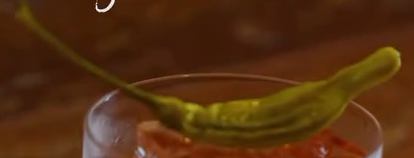
#> input picture references/crops/somma-pepper-detail.png, 414 x 158 px
$ python build-garnish-review-board.py
#> lines starting #> are read from the running program, lines starting #| are printed output that depends on the picture
"""Compose preserved source and successive native macro renders for qualitative review."""
from pathlib import Path
from PIL import Image,ImageDraw,ImageFont
import hashlib,json,argparse
p=argparse.ArgumentParser();p.add_argument("--revision",type=int,default=13);a=p.parse_args();rev=f"v{a.revision:03d}"
P=Path(__file__).resolve().parents[1];out=P/f'qa/evidence/pairs/garnish-v012-{rev}-board.jpg'
font='/System/Library/Fonts/Supplemental/Arial.ttf'
def f(s):return ImageFont.truetype(font,s)
canvas=Image.new('RGB',(2100,2360),'#181c1a');d=ImageDraw.Draw(canvas);rows=[]
d.text((30,22),f'Garnish detail · fixed source / prior geometry / v0.{a.revision} candidate',font=f(35),fill='#f1e6d2')
for column,title in enumerate(['Native source · supporting viewpoint','v0.12 garnish · v0.11 macro unchanged',f'v0.{a.revision} · unaccepted candidate']):d.text((30+700*column,82),title,font=f(24),fill='#c9b28b')
for index,(drink,title,source,notes) in enumerate([
    ('negroni-express','Somma — shishito','references/crops/somma-pepper-detail.png','Ribs clearer; too smooth globally. Fine irregular folds still missing.'),
    ('ichigo-negroni','MOGA — flower','references/crops/ichigo-petal-detail.png','Pointed leaves and exposed red gaps differ from dense blunt ribbons.'),
    ('bbf-negroni','Bon Funk — orange','references/crops/bbf-orange-detail.png','Radial highlight persists; physical ice intersection remains unresolved.')]):

    if a.revision==14:notes={'negroni-express':'Localized creases appear corrugated; terminal body still tapers too far.','ichigo-negroni':'Density improves; tips still read as leaves, with ordered overlapping tiers.','bbf-negroni':'Radial artifact removed; cap too regular and ice intersection still open.'}[drink]
    if a.revision==15:notes={'negroni-express':'Terminal width improves; body remains too smooth and slightly detached.','ichigo-negroni':'Rounded tips improve; organized spoon-like petals remain synthetic.','bbf-negroni':'Upper ice now clears rind; regular cap/highlights remain a mismatch.'}[drink]
    top=135+index*730;d.text((30,top),title,font=f(28),fill='#eee3cd')
    for column,path in enumerate([source,f'qa/evidence/blender/{drink}-hero-v011-garnish.png',f'qa/evidence/blender/{drink}-hero-{rev}-garnish.png']):
        im=Image.open(P/path).convert('RGB');scale=1 if column else min(2,640/im.width)
#> further down, im is the input picture: PIL image 414x158 RGB; mean R, G, B 84.8, 46.8, 16
#> after `scale = 1 if column else min(2, 640 / im.width)`: scale = 1.55
        if scale!=1:im=im.resize((round(im.width*scale),round(im.height*scale)),Image.Resampling.LANCZOS)
#> im: PIL image 640x244 RGB
        x=column*700+(700-im.width)//2;y=top+48+(594-im.height)//2;canvas.paste(im,(x,y))
#> after `x = column * 700 + (700 - im.width) // 2`: x = 30
#> after `y = top + 48 + (594 - im.height) // 2`: y = 358
#> after `canvas.paste(im, (x, y))`:
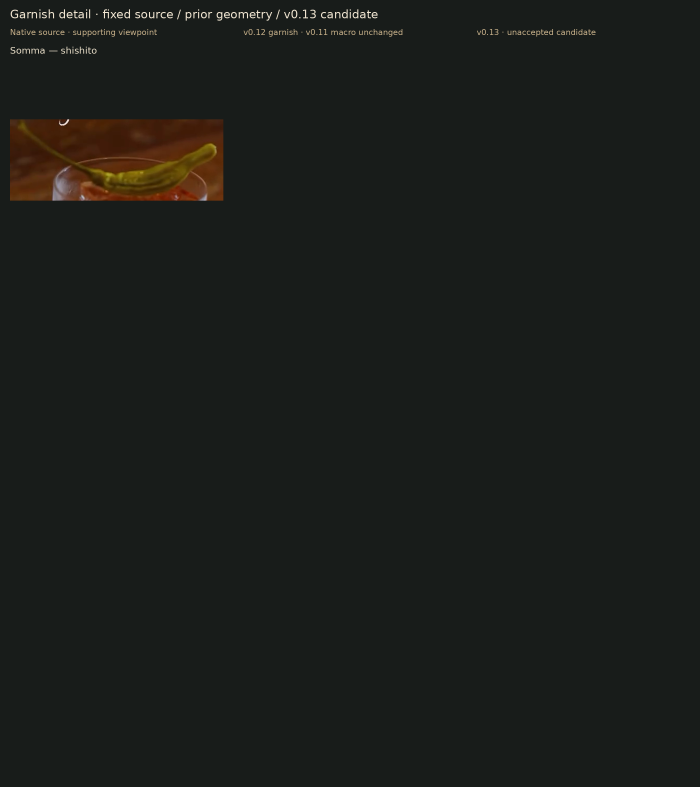
#> canvas: PIL image 2100x2360 RGB (shown at 1/3 size); mean R, G, B 26.5, 29.1, 26.1
#> (the run stopped early here; a loop or call above may not have finished)

$ run again, with references/crops/bbf-close.png copied over references/crops/somma-pepper-detail.png
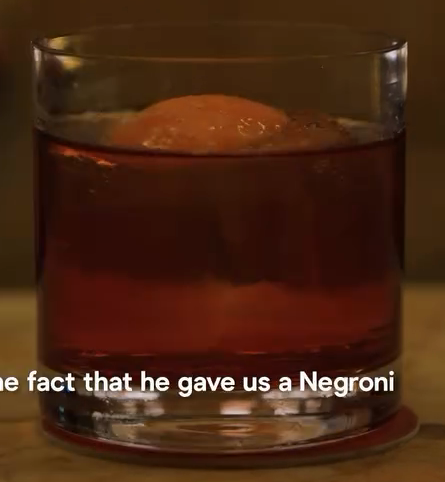
#> input picture references/crops/bbf-close.png, 445 x 482 px
#> im is the input picture: PIL image 445x482 RGB; mean R, G, B 72.7, 38.7, 19.2
#> im: PIL image 640x693 RGB
#> `canvas.paste(im, (x, y))`:
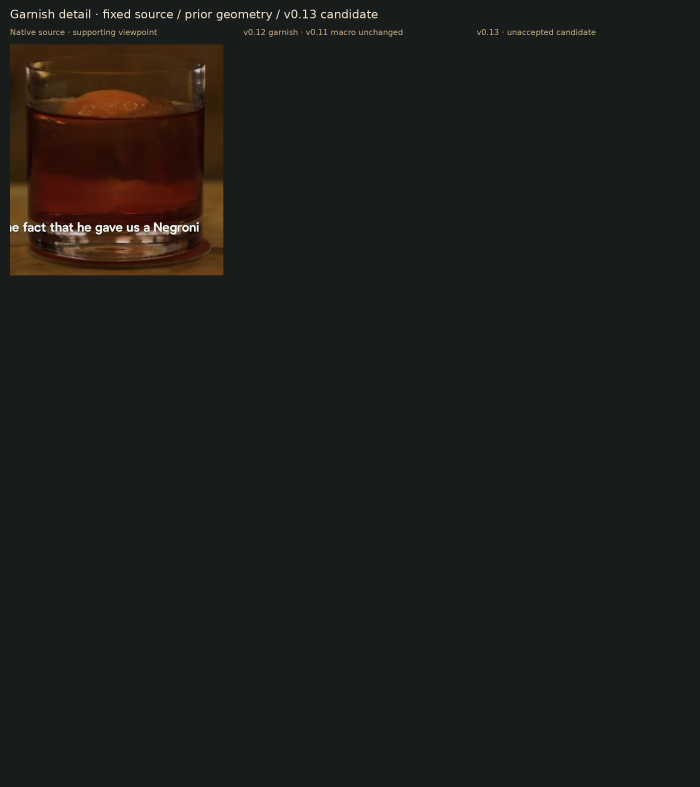
#> canvas: PIL image 2100x2360 RGB (shown at 1/3 size); mean R, G, B 28.9, 29.4, 25.8

$ run again, with references/crops/bbf-hero.png copied over references/crops/somma-pepper-detail.png
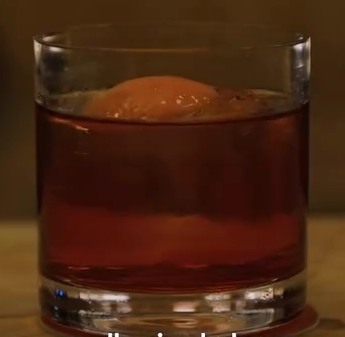
#> input picture references/crops/bbf-hero.png, 345 x 337 px
#> im is the input picture: PIL image 345x337 RGB; mean R, G, B 73.1, 38.1, 18
#> im: PIL image 640x625 RGB
#> `canvas.paste(im, (x, y))`:
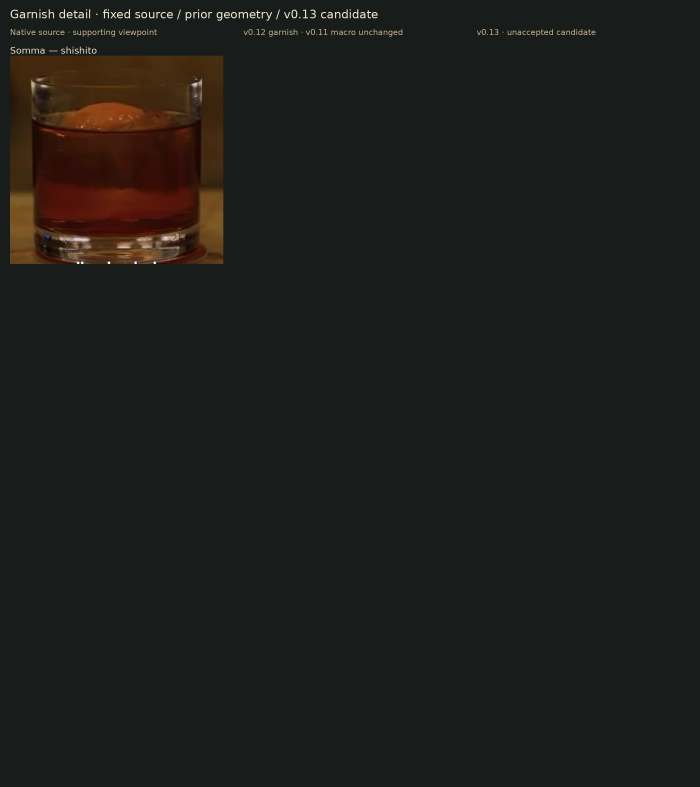
#> canvas: PIL image 2100x2360 RGB (shown at 1/3 size); mean R, G, B 28.6, 29.3, 25.8

$ run again, with references/crops/ichigo-hero-landmarks.png copied over references/crops/somma-pepper-detail.png
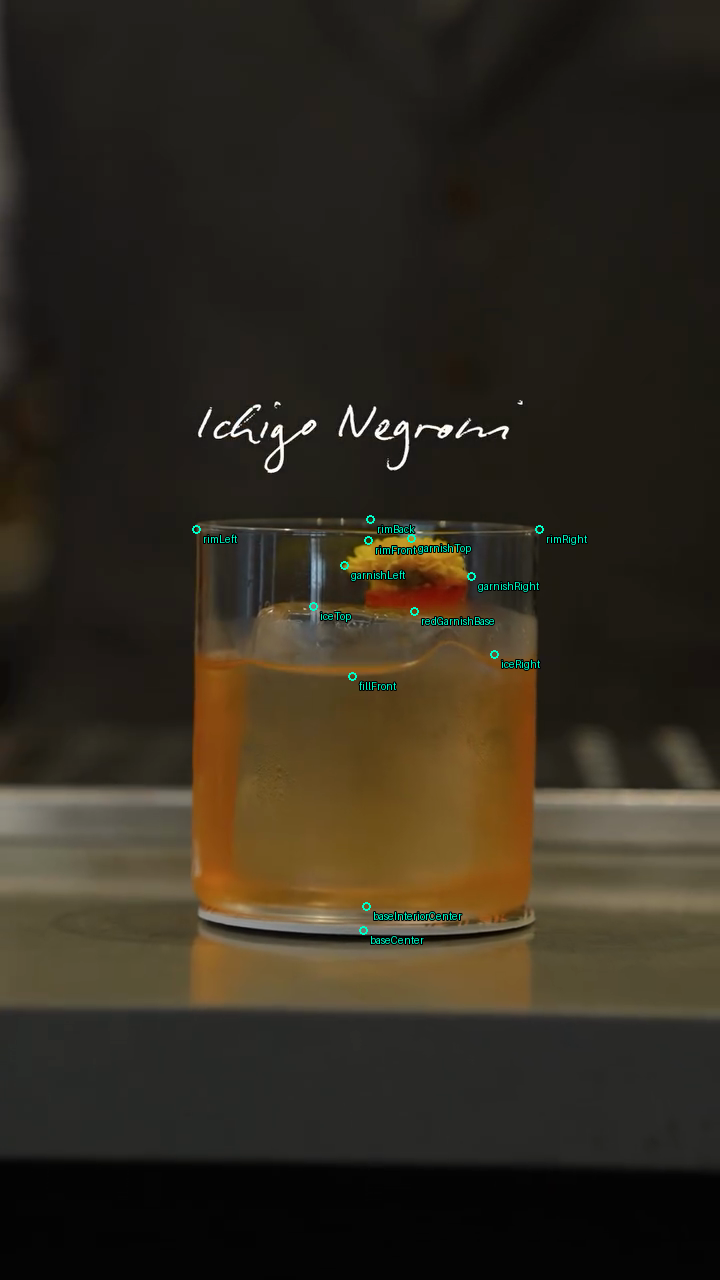
#> input picture references/crops/ichigo-hero-landmarks.png, 720 x 1280 px
#> im is the input picture: PIL image 720x1280 RGB; mean R, G, B 49.9, 43.3, 31.6
#> im: PIL image 640x1138 RGB
#> `canvas.paste(im, (x, y))`:
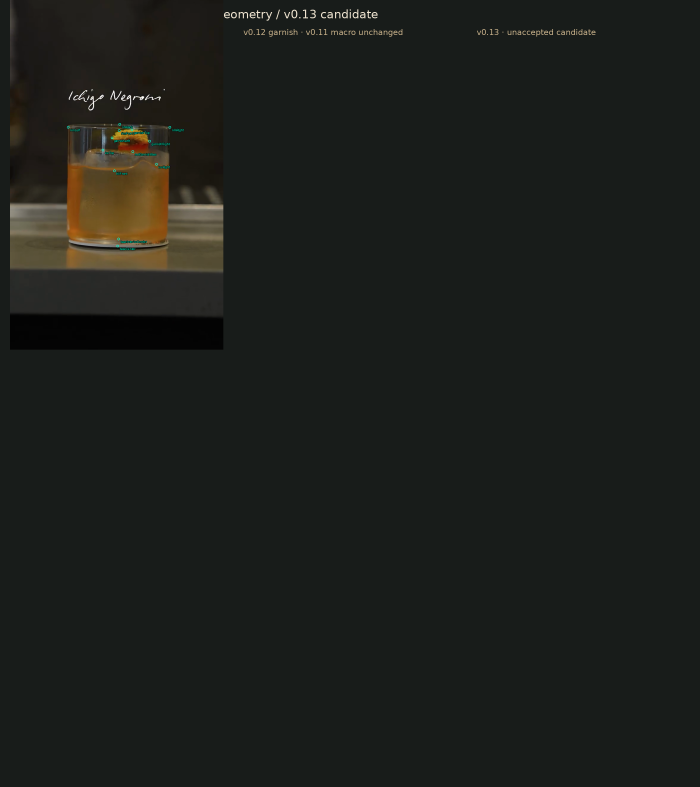
#> canvas: PIL image 2100x2360 RGB (shown at 1/3 size); mean R, G, B 28, 30.5, 27
